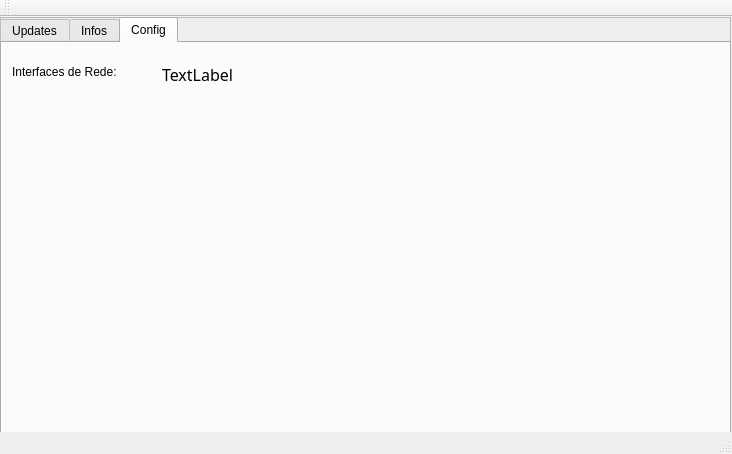
<?xml version="1.0" encoding="UTF-8"?>
<ui version="4.0">
 <class>MainWindow</class>
 <widget class="QMainWindow" name="MainWindow">
  <property name="geometry">
   <rect>
    <x>0</x>
    <y>0</y>
    <width>732</width>
    <height>454</height>
   </rect>
  </property>
  <property name="windowTitle">
   <string>MainWindow</string>
  </property>
  <widget class="QWidget" name="centralWidget">
   <widget class="QFrame" name="frame">
    <property name="geometry">
     <rect>
      <x>0</x>
      <y>0</y>
      <width>731</width>
      <height>421</height>
     </rect>
    </property>
    <property name="frameShape">
     <enum>QFrame::StyledPanel</enum>
    </property>
    <property name="frameShadow">
     <enum>QFrame::Raised</enum>
    </property>
    <widget class="QTabWidget" name="tabWidget">
     <property name="geometry">
      <rect>
       <x>0</x>
       <y>0</y>
       <width>731</width>
       <height>421</height>
      </rect>
     </property>
     <property name="currentIndex">
      <number>2</number>
     </property>
     <widget class="QWidget" name="tab_1">
      <attribute name="title">
       <string>Updates</string>
      </attribute>
      <widget class="QLabel" name="label">
       <property name="geometry">
        <rect>
         <x>10</x>
         <y>10</y>
         <width>141</width>
         <height>17</height>
        </rect>
       </property>
       <property name="text">
        <string>Imagens Recebidas</string>
       </property>
      </widget>
      <widget class="QLabel" name="la_image_view">
       <property name="geometry">
        <rect>
         <x>10</x>
         <y>40</y>
         <width>701</width>
         <height>331</height>
        </rect>
       </property>
       <property name="text">
        <string/>
       </property>
      </widget>
     </widget>
     <widget class="QWidget" name="tab_2">
      <attribute name="title">
       <string>Infos</string>
      </attribute>
      <widget class="QLabel" name="label_2">
       <property name="geometry">
        <rect>
         <x>10</x>
         <y>10</y>
         <width>221</width>
         <height>17</height>
        </rect>
       </property>
       <property name="text">
        <string>Dados das pessoas autenticadas</string>
       </property>
      </widget>
      <widget class="QPushButton" name="pushButton">
       <property name="geometry">
        <rect>
         <x>620</x>
         <y>10</y>
         <width>97</width>
         <height>26</height>
        </rect>
       </property>
       <property name="text">
        <string>Atualizar</string>
       </property>
      </widget>
      <widget class="QTableWidget" name="tableWidget">
       <property name="geometry">
        <rect>
         <x>10</x>
         <y>40</y>
         <width>711</width>
         <height>341</height>
        </rect>
       </property>
      </widget>
     </widget>
     <widget class="QWidget" name="tab">
      <attribute name="title">
       <string>Config</string>
      </attribute>
      <widget class="QLabel" name="label_3">
       <property name="geometry">
        <rect>
         <x>10</x>
         <y>20</y>
         <width>191</width>
         <height>17</height>
        </rect>
       </property>
       <property name="text">
        <string>Interfaces de Rede:</string>
       </property>
      </widget>
      <widget class="QLabel" name="lnetworks">
       <property name="enabled">
        <bool>true</bool>
       </property>
       <property name="geometry">
        <rect>
         <x>160</x>
         <y>20</y>
         <width>521</width>
         <height>161</height>
        </rect>
       </property>
       <property name="font">
        <font>
         <family>Tlwg Typo</family>
         <pointsize>12</pointsize>
        </font>
       </property>
       <property name="lineWidth">
        <number>1</number>
       </property>
       <property name="text">
        <string comment="1">TextLabel</string>
       </property>
       <property name="textFormat">
        <enum>Qt::PlainText</enum>
       </property>
       <property name="alignment">
        <set>Qt::AlignLeading|Qt::AlignLeft|Qt::AlignTop</set>
       </property>
      </widget>
     </widget>
    </widget>
   </widget>
  </widget>
  <widget class="QToolBar" name="mainToolBar">
   <attribute name="toolBarArea">
    <enum>TopToolBarArea</enum>
   </attribute>
   <attribute name="toolBarBreak">
    <bool>false</bool>
   </attribute>
  </widget>
  <widget class="QStatusBar" name="statusBar"/>
 </widget>
 <layoutdefault spacing="6" margin="11"/>
 <resources/>
 <connections/>
</ui>
